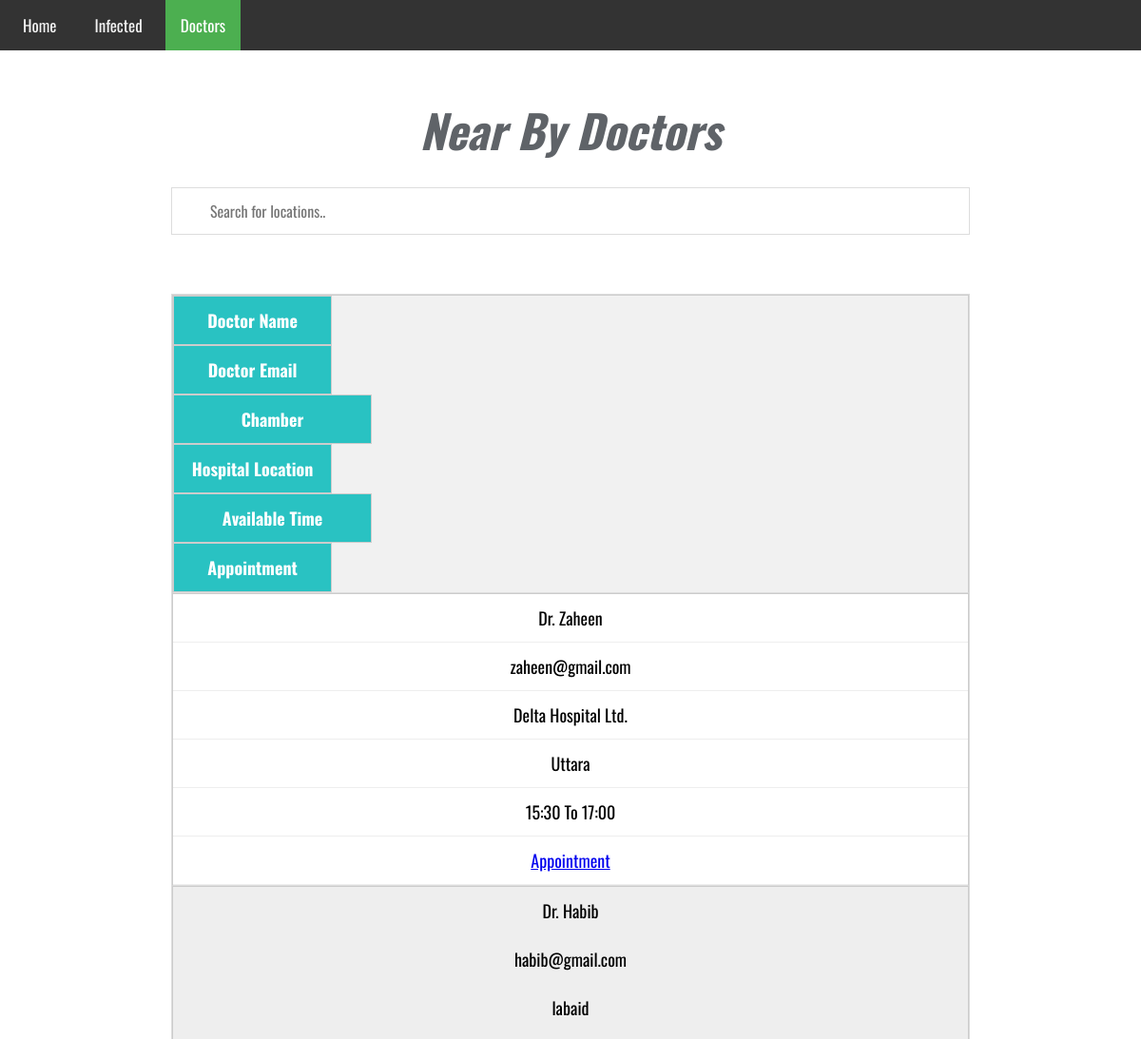
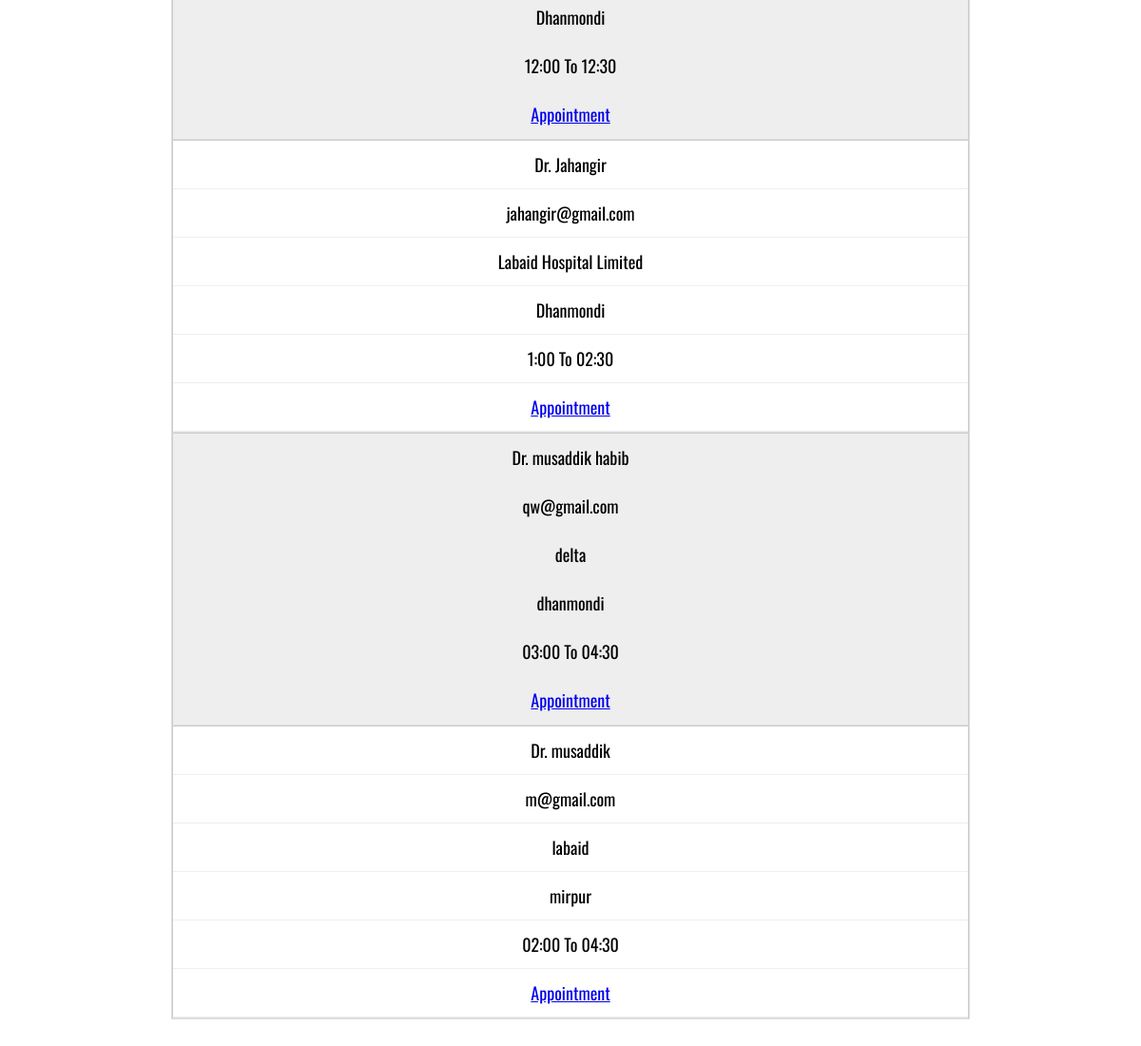
The app's page /doctors.php with its own data (2 pictures, top to bottom).
### tables this page shows
CREATE TABLE `doctable` (
  `doc_id` int(11) NOT NULL,
  `doc_name` varchar(20) NOT NULL,
  `doc_email` varchar(20) NOT NULL,
  `doc_password` text NOT NULL,
  `chamber_name` text NOT NULL,
  `hospital_location` text NOT NULL,
  `available` varchar(20) NOT NULL
);

### doctors.php (the view, shortened to what this page needs)
<!DOCTYPE html>
<html lang="en">
<head>
  <link rel="stylesheet" href="css/style.css">
   <link rel="stylesheet" href="https://cdnjs.cloudflare.com/ajax/libs/font-awesome/4.7.0/css/font-awesome.min.css">
</head>
<body>
<div class="topnav" id="myTopnav">
<a href="index.php">Home</a>
    <a href="infected.php">Infected</a>
    <a href="doctors.php" class="active">Doctors</a>
  </div>
  <div class="doctable" style="width:70%; text-align:center; margin:auto;">
  <div class="counter_header">
      <h3>Near By Doctors </h3>
    </div>
<input type="text" id="myInput" onkeyup="myFunction()" placeholder="Search for locations.." title="Type in a name">
<table id="myTable">
  <tr class="header">
    <th style="width:20%;">Doctor Name</th>
    <th style="width:20%;">Doctor Email</th>
    <th style="width:25%;">Chamber</th>
    <th style="width:20%;">Hospital Location</th>
    <th style="width:25%;">Available Time</th>
    <th style="width:20%;">Appointment</th>
  </tr>
<?php
include ('includes/dbh.inc.php');
$sql =  " SELECT * FROM doctable order by doc_id desc  ";
$result = $conn->query($sql);
if ($result->num_rows > 0) {
  while($row = $result->fetch_assoc()) {
    ?>
<tr>
      <td  value =" "><?php echo $row['doc_name'] ?></td>
      <td  value =" "><?php echo $row['doc_email'] ?></td>
      <td  value =" "><?php echo $row['chamber_name'] ?></td>
      <td  value =" "><?php echo $row['hospital_location'] ?></td>
      <td  value =" "><?php echo $row['available'] ?></td>
      <?php $value = $row['doc_id'];?>
      <td  value =" "> <a href='appointment.php?value_key=<?php echo $value?>' name="appointment">Appointment</a> </td>
</tr>
<?php
  }
} else {
  ?>
  <tr>
    <td colspan="5" style="text-align:center;">NO DATATABLE</td>
</tr>
  <?php
}
?>
</table>
  </div>
</body>
</html>

### css/style.css (style rules this page uses)
* { margin: 0; padding: 0; box-sizing: border-box; font-family: 'Oswald', sans-serif; font-size: 1em; }
.topnav { background-color: #333; overflow: hidden; }
.topnav button, .topnav a { float: left; display: block; color: #f2f2f2; text-align: center; padding: 14px 16px; text-decoration: none; font-size: 17px; transition: all .4s; -webkit-transition: all .4s; -moz-transition: all .4s; -ms-transition: all .4s; -o-transition: all .4s; margin-left: .5rem; }
.topnav a.active { background-color: #4CAF50; color: white; }
table { width: 75%; border-collapse: collapse; margin:50px auto; }
tr:nth-of-type(odd) { background: #eee; }
th { background: #29c2c2; color: white; font-weight: bold; }
td, th { padding: 10px; border: 1px solid #ccc; text-align: center; font-size: 18px; }
@media only screen and (max-width: 760px),
(min-device-width: 768px) and (max-device-width: 1024px) { table { width: 100%; } }
@media only screen and (max-width: 760px),
(min-device-width: 768px) and (max-device-width: 1024px) { table, thead, tbody, th, td, tr { display: block; } }
@media only screen and (max-width: 760px),
(min-device-width: 768px) and (max-device-width: 1024px) { tr { border: 1px solid #ccc; } }
@media only screen and (max-width: 760px),
(min-device-width: 768px) and (max-device-width: 1024px) { td { border: none; border-bottom: 1px solid #eee; position: relative; padding-left: 50%; } }
@media only screen and (max-width: 760px),
(min-device-width: 768px) and (max-device-width: 1024px) { td:before { position: absolute; top: 6px; left: 6px; width: 45%; padding-right: 10px; white-space: nowrap; content: attr(data-column); color: #000; font-weight: bold; } }
.counter_header { position: relative; height: 6rem; padding-top: 3rem; padding-bottom: 6rem; text-align: center; font-size: 3rem; font-family: 'Oswald', sans-serif; color: #5F6368; font-weight: 700; font-style: italic; }

### doctors.php (style rules this page uses)
* { box-sizing: border-box; }
#myInput { background-image: url('/css/searchicon.png'); background-position: 10px 10px; background-repeat: no-repeat; width: 100%; font-size: 16px; padding: 12px 20px 12px 40px; border: 1px solid #ddd; margin-bottom: 12px; }
#myTable { border-collapse: collapse; width: 100%; border: 1px solid #ddd; font-size: 18px; }
#myTable th, #myTable td { text-align: center; padding: 12px; }
#myTable tr { border-bottom: 1px solid #ddd; }
#myTable tr.header, #myTable tr:hover { background-color: #f1f1f1; }

### records on screen
doctable: doc_name "Dr. Zaheen", doc_email "zaheen@gmail.com", chamber_name "Delta Hospital Ltd.", hospital_location "Uttara", available "15:30 To 17:00"
doctable: doc_name "Dr. Habib", doc_email "habib@gmail.com", chamber_name "labaid", hospital_location "Dhanmondi", available "12:00 To 12:30"
doctable: doc_name "Dr. Jahangir", doc_email "jahangir@gmail.com", chamber_name "Labaid Hospital Limited", hospital_location "Dhanmondi", available "1:00 To 02:30"
doctable: doc_name "Dr. musaddik habib", doc_email "qw@gmail.com", chamber_name "delta", hospital_location "dhanmondi", available "03:00 To 04:30"
doctable: doc_name "Dr. musaddik", doc_email "m@gmail.com", chamber_name "labaid", hospital_location "mirpur", available "02:00 To 04:30"
